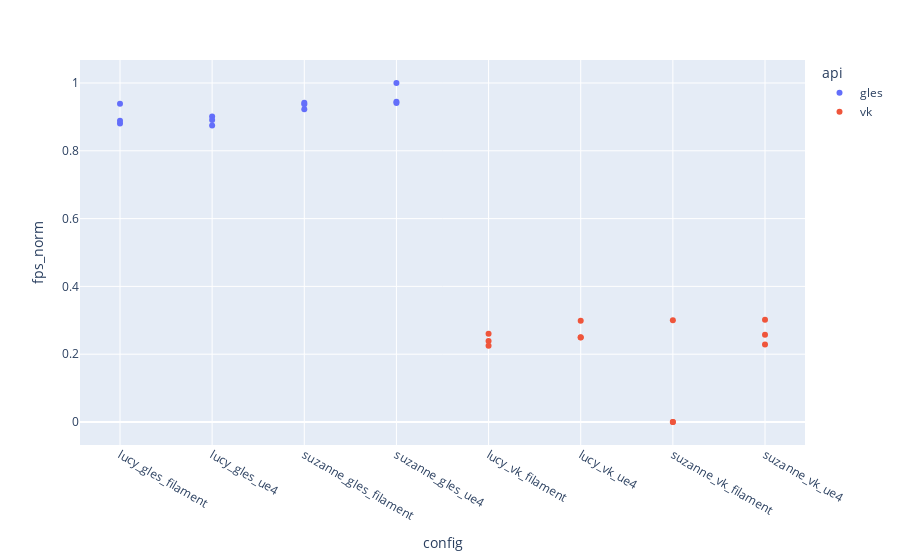

Here is the notebook cell this chart was saved with:
### Code cell
fig = px.scatter(df, y = "fps_norm", x = "config", color = "api")
fig

### Figure 1 — Plotly figure (JSON) as saved in the notebook; plotly's stock layout.template omitted (floating-point values rounded to 4 significant figures)
{"data": [{"hovertemplate": "api=gles<br>config=%{x}<br>fps_norm=%{y}<extra></extra>", "legendgroup": "gles", "marker": {"color": "#636efa", "symbol": "circle"}, "mode": "markers", "name": "gles", "orientation": "v", "showlegend": true, "type": "scatter", "x": ["lucy_gles_filament", "lucy_gles_filament", "lucy_gles_filament", "lucy_gles_ue4", "lucy_gles_ue4", "lucy_gles_ue4", "suzanne_gles_filament", "suzanne_gles_filament", "suzanne_gles_filament", "suzanne_gles_ue4", "suzanne_gles_ue4", "suzanne_gles_ue4"], "xaxis": "x", "y": [0.8803, 0.8889, 0.9385, 0.9009, 0.8911, 0.875, 0.9223, 0.942, 0.9373, 0.9444, 0.9408, 1], "yaxis": "y"}, {"hovertemplate": "api=vk<br>config=%{x}<br>fps_norm=%{y}<extra></extra>", "legendgroup": "vk", "marker": {"color": "#EF553B", "symbol": "circle"}, "mode": "markers", "name": "vk", "orientation": "v", "showlegend": true, "type": "scatter", "x": ["lucy_vk_filament", "lucy_vk_filament", "lucy_vk_filament", "lucy_vk_ue4", "lucy_vk_ue4", "lucy_vk_ue4", "suzanne_vk_filament", "suzanne_vk_filament", "suzanne_vk_filament", "suzanne_vk_ue4", "suzanne_vk_ue4", "suzanne_vk_ue4"], "xaxis": "x", "y": [0.2602, 0.2387, 0.2247, 0.249, 0.2989, 0.2502, 0, 7.931e-05, 0.3, 0.3018, 0.2574, 0.2287], "yaxis": "y"}], "layout": {"autosize": true, "legend": {"title": {"text": "api"}, "tracegroupgap": 0}, "margin": {"t": 60}, "xaxis": {"anchor": "y", "autorange": true, "domain": [0, 1], "range": [-0.409, 7.409], "title": {"text": "config"}, "type": "category"}, "yaxis": {"anchor": "x", "autorange": true, "domain": [0, 1], "range": [-0.07743, 1.077], "title": {"text": "fps_norm"}, "type": "linear"}}}
